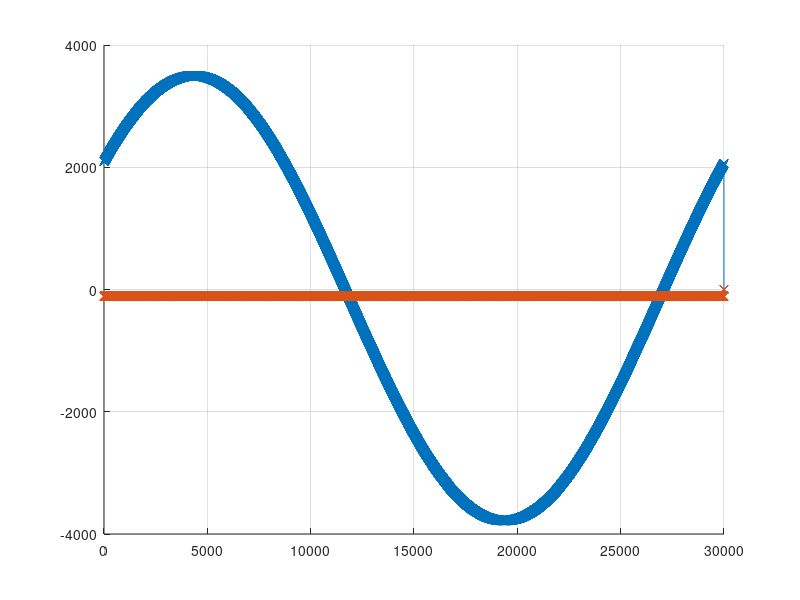

This figure's MATLAB source:
% Abre el archivo de texto para lectura
fid = fopen('test_2.dat', 'r');

% Ignora la primera l�nea
metadata= textscan(fgetl(fid), "Frecuencia_de_muestreo: %f Factor_de_sobremuestreo: %f Ciclos_de_promediacion: %f Divisor: %f");

K = metadata{2}; % Factor de sobremuestreo
N = metadata{3}; % Ciclos de promediacion
DIV = metadata{4};

fgetl(fid);

% Lee la segunda l�nea y separa los alores por comas
data = textscan(fgetl(fid), '%f', 'Delimiter', ',');

% Obtiene los valores de datos
values_chA = data{1}/(K*N/DIV);

% Ignora la primera l�nea
fgetl(fid);

% Lee la segunda l�nea y separa los valores por comas
data = textscan(fgetl(fid), '%f', 'Delimiter', ',');

% Obtiene los valores de datos
values_chB = data{1}/(K*N/DIV);

% Los escalo para verlos a los dos en la misma escala...
%values_chB = max(abs(values_chA))/max(abs(values_chB)) * values_chB;


% Cierra el archivo
fclose(fid);

% Grafica los valores
%figure;
hold on;
plot(values_chA,'-x');hold on;plot(values_chB,'-x');
grid on;

% Los guarda:
%publicationPrint6(gcf,10,10*1.5,'Medidas con driver (N = 1)','png',10)
